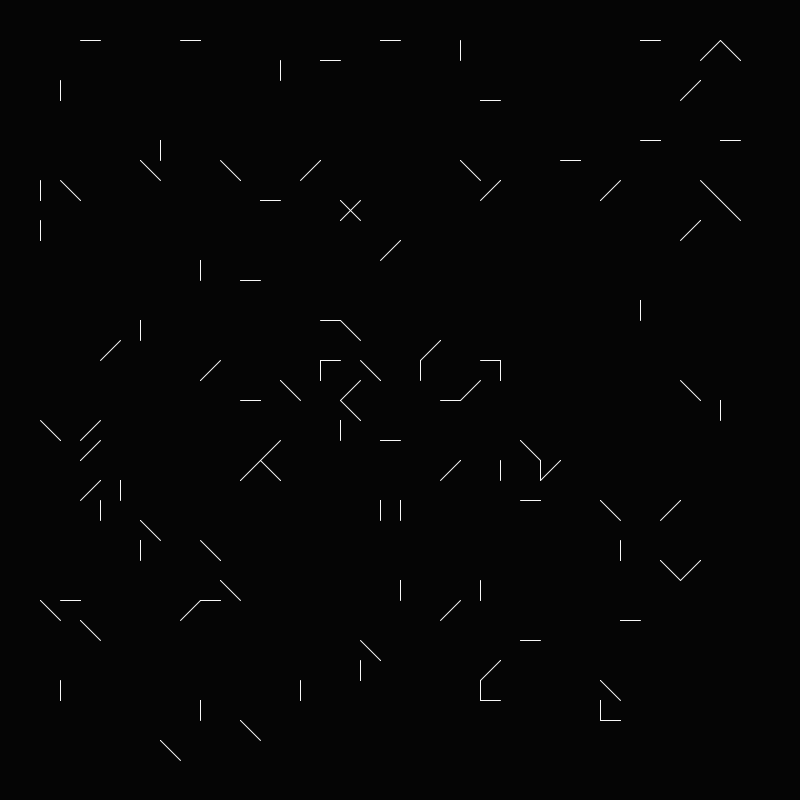
Frame 1 (no input)
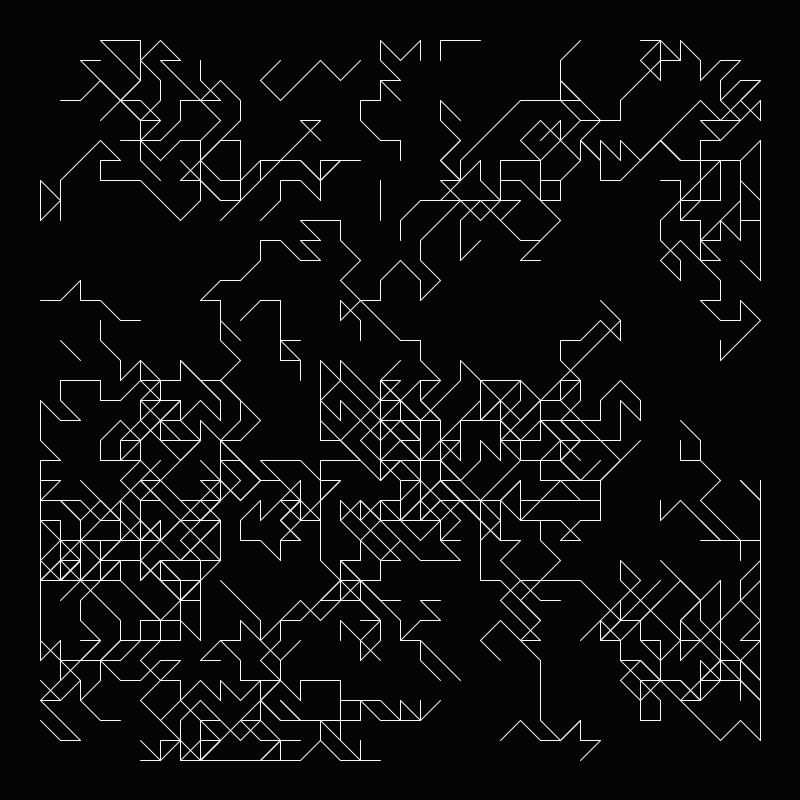
Frame 60 (the mouse pressed at the canvas centre just before this capture)
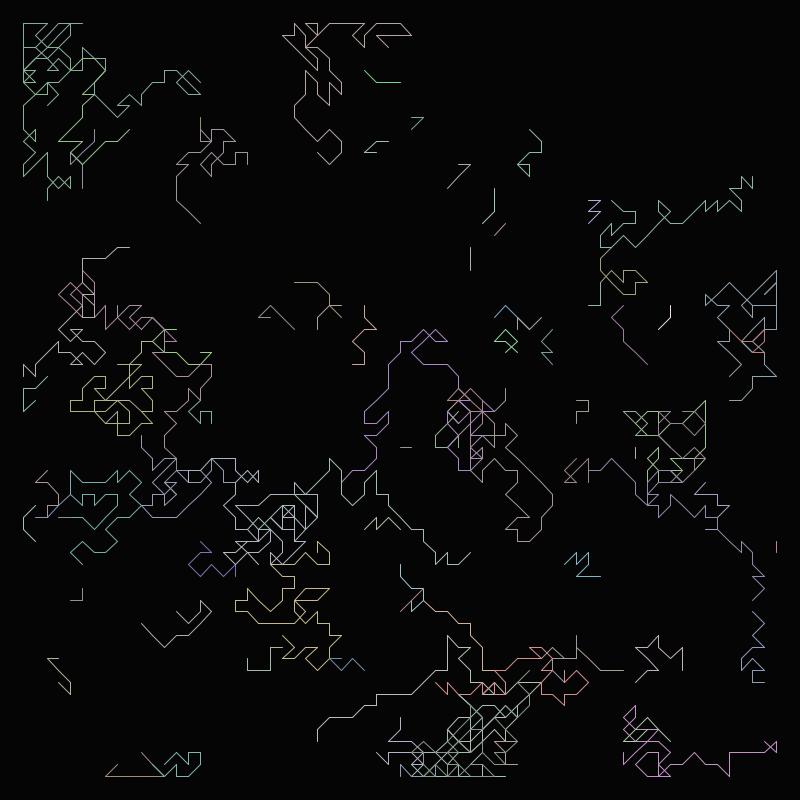
Frame 120 (the mouse held since frame 60 and released just before this capture)

The Processing sketch that drew these frames (run headless with seeded random() and noise(); from frame 60 on, the mouse is pressed at the canvas centre):

// Processing sketch: processing_154620
// ── processing_154620.pde

//11.07.2014
/*----------------------------------
 
 Original: From the square series by Roger Coqart
 The work has been used as front cover for "Computer and Graphics Art" Vol. 2 No. 4 / November 1977
 More informations: http://dada.compart-bremen.de/item/artwork/1273
 
 recode & Copyright by Diana Lange 2014
 Don't use without any permission. Creative Commons: Attribution Non-Commercial.
 
 mail: kontakt@diana-lange.de
 web: diana-lange.de
 facebook: https://www.facebook.com/DianaLangeDesign
 flickr: http://www.flickr.com/photos/dianalange/collections/
 tumblr: http://dianalange.tumblr.com/
 twitter: http://twitter.com/DianaOnTheRoad
 vimeo: https://vimeo.com/dianalange/videos
 
 -----------------------------------*/

boolean randomBrightness = false;
boolean randomColors = false;
int xRes = 40;
float steps = (float) 800 / xRes;
int yRes = (int) ((float) 800 / steps);
int xMin = 2, xMax, yMin = 2, yMax;
int walkerNum = 120;
boolean pause = false;

Walker [] w;

void setup ()
{
  size (800, 800);
  smooth();
  frameRate (25);

  xMax = xRes-2;
  yMax = yRes-2;

  w = new Walker [walkerNum];
  for (int i = 0; i < w.length; i++) 
  {
    w[i]= new Walker (xMin, xMax, yMin, yMax);
    if (randomBrightness) w[i].setMonoColor ();
    if (randomColors && i == 0) w[i].setColor();
    else if (randomColors && i > 0) w[i].setColor(w[i-1].c);
  }
}

void draw ()
{
  background (5);
  stroke (247);
  for (int i = 0; i < w.length; i++)
  {
    if (!pause) w[i].walk (xMin, xMax, yMin, yMax);
    w[i].draw (steps);
  }
}

class Walker
{
  int [] x;
  int [] y;
  color c;

  Walker (int xMin, int xMax, int yMin, int yMax)
  {
    c = color (247);

    float dice = random (100);

    int num = (int) random (dice <30 ? 10 : 1, dice < 30 ? 60 : 10);
    x = new int [num];
    y = new int [num];

    x [0] = (int) random (xMin, xMax);
    y [0] = (int) random (yMin, yMax);

    for (int i = 1; i < num; i++) 
    {
      x [i] = x[0];
      y [i] = y[0];
    }

    //for (int i = 0; i < x.length; i++) walk (5, xMin, xMax, yMin, yMax);
  }

  void setMonoColor ()
  {
    c = color (random (80, 247));
  }

  void setColor ()
  {
    c = color (random (80, 247), random (80, 247), random (80, 247));
  }

  void setColor (color c)
  {
    this.c = lerpColor (color (random (80, 247), random (80, 247), random (80, 247)), c, 0.6);
  }

  void walk (int depth, int xMin, int xMax, int yMin, int yMax)
  {
    int dice = (int) random (8);
    int X = 0, Y =0;
    switch (dice)
    {
    case 0:
      X = x [x.length-1] - 1;
      Y = y [x.length-1] - 1;
      break;

    case 1:
      X = x [x.length-1];
      Y = y [x.length-1] - 1;
      break;

    case 2:
      X = x [x.length-1] + 1;
      Y = y [x.length-1] - 1;
      break;

    case 3:
      X = x [x.length-1] - 1;
      Y = y [x.length-1];
      break;

    case 4:
      X = x [x.length-1] + 1;
      Y = y [x.length-1];
      break;

    case 5:
      X = x [x.length-1] - 1;
      Y = y [x.length-1] + 1;
      break;

    case 6:
      X = x [x.length-1];
      Y = y [x.length-1] + 1;
      break;

    case 7:
      X = x [x.length-1] + 1;
      Y = y [x.length-1] + 1;
      break;

    default:
      X = x [x.length-1] + 1;
      Y = y [x.length-1] + 1;
      break;
    }

    X = constrain (X, xMin, xMax);
    Y = constrain (Y, yMin, yMax);

    boolean found = false;
    if (depth < 4) 
    {

      for (int i = 0; i < x.length; i++)
      {
        if (!found && X == x[i] && Y == y[i]) 
        {
          found = true;
          walk (depth+1, xMin, xMax, yMin, yMax);
        }
      }
    }

    if (!found|| depth>= 4)
    {

      for (int i = 0; i < x.length-1; i++)
      {
        x [i] = x [i+1];
        y [i] = y [i+1];
      }

      x [x.length-1] = X;
      y [x.length-1] = Y;
    }
  }

  void walk (int xMin, int xMax, int yMin, int yMax)
  {
    walk (0, xMin, xMax, yMin, yMax);
  }

  void draw (float s)
  {
    stroke (c);
    float x1, y1, x2, y2;

    for (int i = 1; i < x.length; i++)
    {
      x1 = x[i-1]*s;
      y1 = y[i-1]*s;

      x2 = x[i]*s;
      y2 = y[i]*s;

      line (x1, y1, x2, y2);
    }
  }
}

void mousePressed ()
{
  setRandomValues();
  setup();
}

void setRandomValues ()
{
  xRes = (int) random (10, 80);
  steps = (float) width / xRes;
  yRes = (int) ((float) height / steps);

  walkerNum = (int) (random (10, 200) * map (xRes, 10, 80, 0.2, 1));

  int dice = (int) random (3);
  if (dice == 0)
  {
    randomBrightness = true;
    randomColors = false;
  } else if (dice == 1)
  {
    randomBrightness = false;
    randomColors = true;
  } else
  {
    randomBrightness = false;
    randomColors = false;
  }
}

void keyPressed ()
{
  pause = !pause;
}
